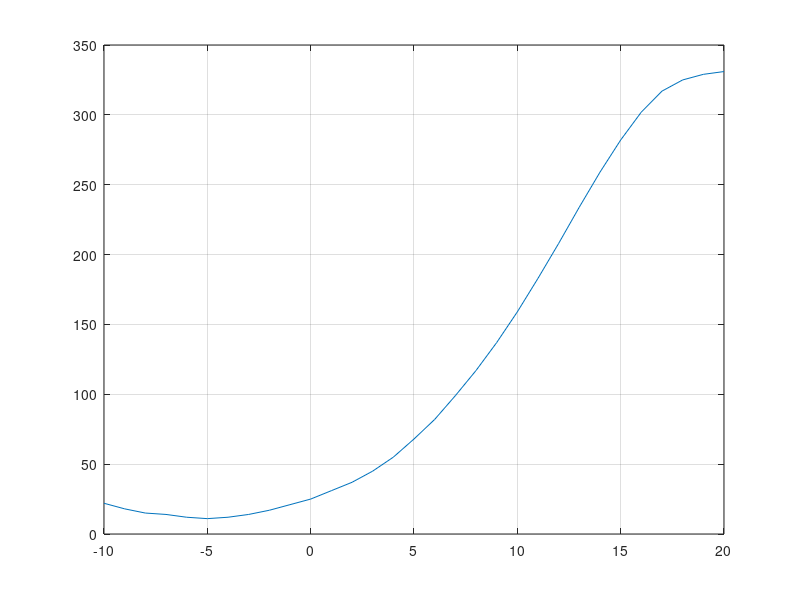

Recreate this plot in MATLAB.
%The calls and variables stay the same just added more variables for window value, and how many times the data gets smoothed.
%Make a variable that is the same as y that is put into the loop because the values inside get updated everytime the loop occurs
saltedData = csvread("octaveSalter.csv")

x = saltedData(:,1)
y = saltedData(:,2)

smoothedY = y
windowVal = 3
smoothingTimes = 3

%Same formula from the one in Java just translated in the format for octave
for i = 1:smoothingTimes
  for j = 1:length(y)
    count = 0
    avgTotal = 0
    for k = j-windowVal:j+windowVal
      if(k > 0 && k <= length(y))
        avgTotal = avgTotal + smoothedY(k)
        count = count + 1
      endif
    endfor
    smoothedY(j) = round(avgTotal/count)
  endfor
endfor
%Same as the other two just with the new y value and updated names
plot(x, smoothedY)
grid on
xlabel = ("x-Values")
ylabel = ("Smoothed y-Values")
title = ("Smoothed Graph of Salted Data")
values = [x, smoothedY]
csvwrite("octaveSmoother.csv", values)
